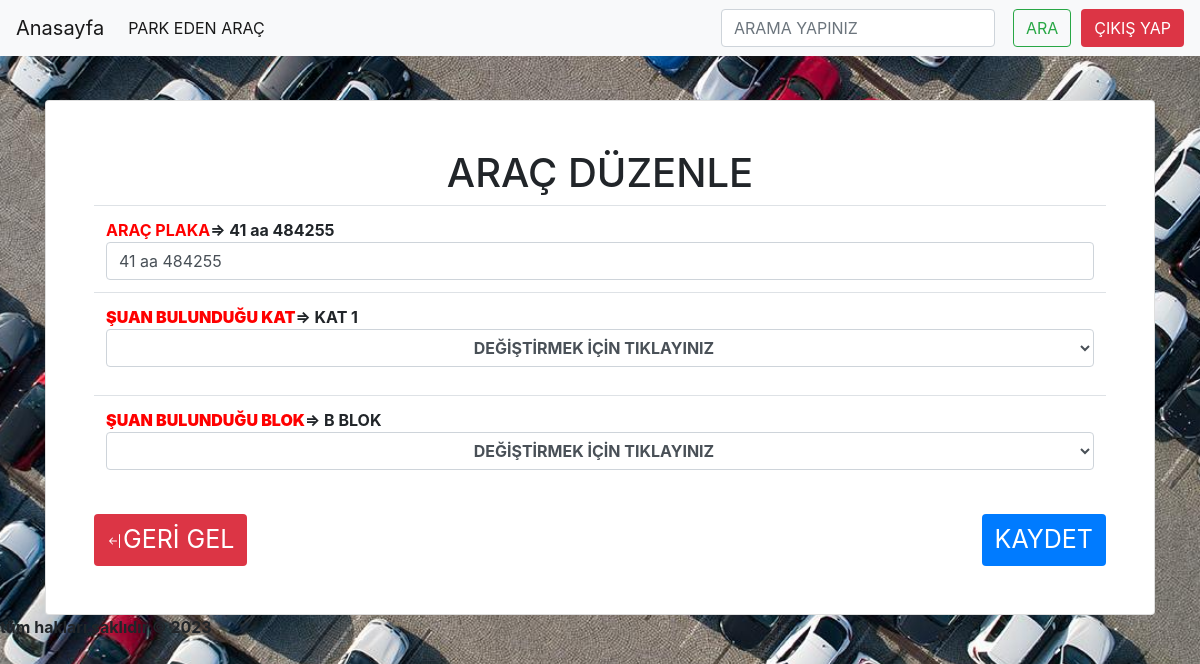
/otopark_otomasyonu/admin/duzenle.php?id=12 (signed in), run on the app's committed database.
### tables this page shows
CREATE TABLE IF NOT EXISTS `arac_kayit` (
  `arac_id` int(11) NOT NULL AUTO_INCREMENT,
  `arac_plaka` varchar(30) NOT NULL,
  `arac_kat` varchar(30) NOT NULL,
  `arac_blok` varchar(30) NOT NULL,
  `arac_giris_tarih` datetime NOT NULL DEFAULT CURRENT_TIMESTAMP,
  `arac_cikis_tarih` varchar(55) DEFAULT NULL,
  PRIMARY KEY (`arac_id`)
);

### otopark_otomasyonu/admin/duzenle.php (the view, shortened to what this page needs)
<?php include 'header.php';?>
<div style="witdh:75px; margin-top:20px;" class="container">
<?php
$duzenle = $db -> query("SELECT * FROM arac_kayit WHERE arac_id=".(int)$_GET['id']);
$sonuc = $duzenle -> fetch(PDO::FETCH_ASSOC);
 ?>
<div class="card p-5">
    <form action="" method="post">
        <table class="table">
            <tr>
                <h1 class="text-center">ARAÇ DÜZENLE</h1>
                <td> <b style="color:red;">ARAÇ PLAKA</b><b>=> <?php  echo $sonuc['arac_plaka'] ?> </b>
                <input type="text" name="arac_plaka" class="form-control"value="<?php echo $sonuc['arac_plaka'] ?>"></td>
            </tr>
            <tr>
                <td>
                    <b> <b style="color:red";>ŞUAN BULUNDUĞU KAT</b>=> <?php echo $sonuc['arac_kat'] ?> </b>
                    <div class="mb-3">
                    <select name="arac_kat"class="form-control text-center mb-3" style="font-weight:bold;font-size22px;"><br>
                <option value="<?php echo $sonuc['arac_kat'] ?>">DEĞİŞTİRMEK İÇİN TIKLAYINIZ</option>
            </select>
                    </div>
                </td>
            </tr>
            <tr>
                <td>
                    <b> <b style="color:red";>ŞUAN BULUNDUĞU BLOK</b>=> <?php  echo $sonuc['arac_blok'] ?> </b>
                    <div class="mb-3">
                    <select name="arac_blok"class="form-control text-center mb-3" style="font-weight:bold;font-size22px;"><br>
                <option value= "<?php  echo $sonuc['arac_blok'] ?>">DEĞİŞTİRMEK İÇİN TIKLAYINIZ</option>
            </select>
                    </div>
                </td>
            </tr>
        </table>
        <button type="submit" name="gerigel" class="btn bg-danger" style="color:white; font-size:25px; ">GERİ GEL</button>
<button type="submit" class="btn bg-primary"name="kaydet" style="color:white; font-size:25px; float:right;">KAYDET</button>
    </form>
</div>
</div>
<?php include 'footer.php';?>

### otopark_otomasyonu/admin/stil.css (style rules this page uses)
body { background-image: url(/otopark_otomasyonu/img/resimm.jpg); background-repeat: no-repeat; background-position: center center; background-attachment: fixed; background-size: cover; }

### data on the page
arac_kayit: arac_plaka "41 aa 484255", arac_kat "KAT 1", arac_blok "B BLOK"
